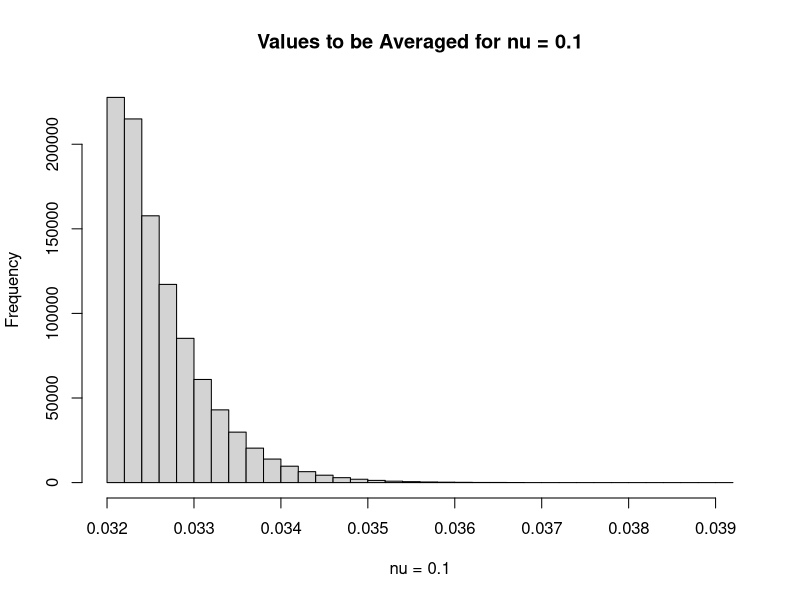
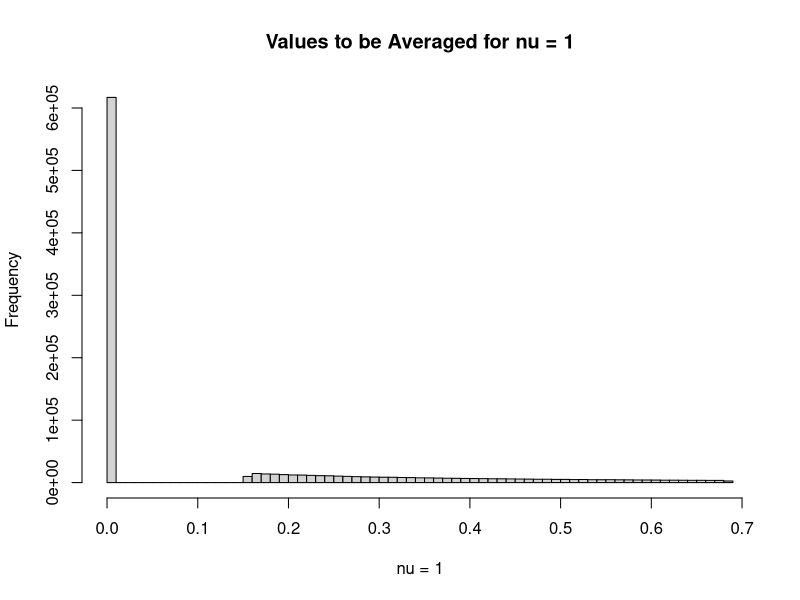
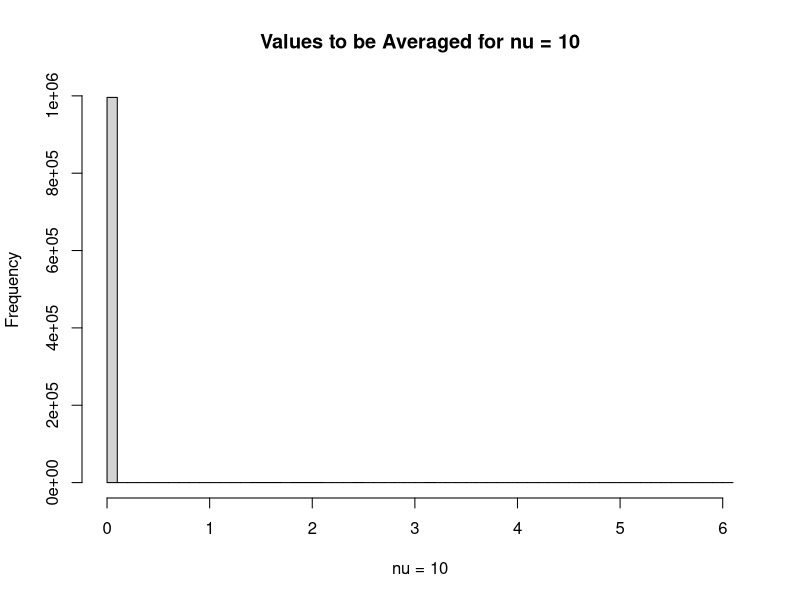
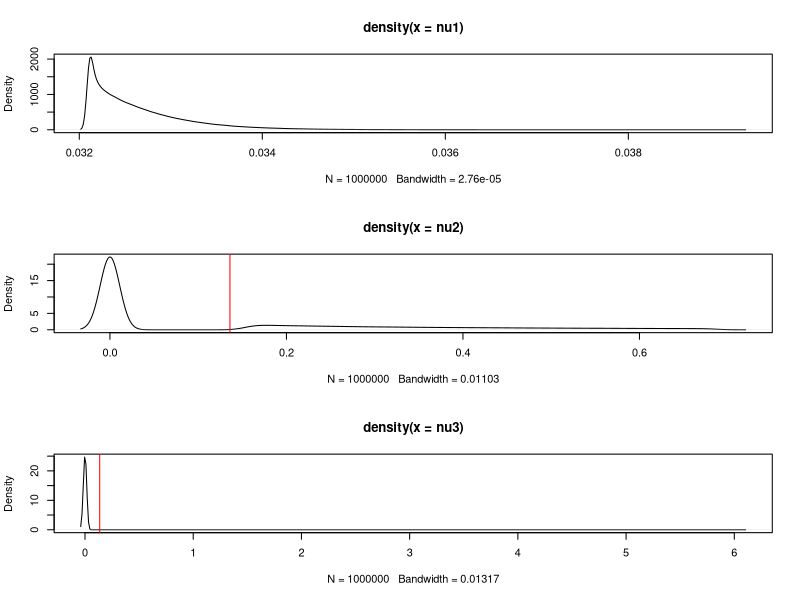

Write the R code that produced these figures, in order.
#######################
###### PROBLEM 2 ######

# STATUS: Need to test each g(x), but main procedure is clear
# ************************************************************
# Need to review how h(x), f(x), and g(x) go together

# If estimating mu = Int(h(x) * f(x) dx), we use
# mu = Int(h(x) * (f(x)/g(x)) * g(x) dx), where
# g is a PDF such that g(x) > 0 whenever f(x) > 0

# In general
# f(x) <-
# h(x) <- indicator function

# Either sample conditionally in the given int. range 
# OR change all samples out of the given int. range to be 0


# So we sample from g(x) and place the resulting samples in
# the expression h(x)*f(x)/g(x)

# For nu <- 0.1

# g(x) <- N(1.5, 0.1^2)


IS2 <- function(n, nu)
{
    g.x = rnorm(n, 1.5, nu^2) # Sample from g(x)
    # for(i in 1:n)
    # {
        # # If any values lie outside the integral range...
        # # Set as NA for future removal
        # if(g.x[i] > 2 | g.x[i] < 1)
        # {
            # g.x[i] = NA
        # }
    # }
    # g.x = g.x[!is.na(g.x)] # Removes values outside the int. range
    # This is h(x)*f(x)/g(x) - plug in values from g.x
    indicator <- (1 < g.x & g.x < 2)+0
    out = nu*exp(((g.x-1.5)^2)/(2*nu^2) - ((g.x^2)/2))*indicator
    out
}

nu1 = IS2(1e6, 0.1)
nu2 = IS2(1e6, 1)
nu3 = IS2(1e6, 10)

# Should be close when nu = 1, and not when the others. With small nu
# and nu3 doesn't work because the effective sample size is small,
# the nu1 does not explore the whole sample space. 

mean(nu1)
mean(nu2)
mean(nu3)

hist(nu1, main = "Values to be Averaged for nu = 0.1", xlab = "nu = 0.1", breaks = 50)
hist(nu2, main = "Values to be Averaged for nu = 1", xlab = "nu = 1", breaks = 50)
hist(nu3, main = "Values to be Averaged for nu = 10", xlab = "nu = 10", breaks = 50)


# We don't actually need to show these, they are not helpful. 
par(mfrow = c(3, 1))
plot(density(nu1))
abline(v = 0.136, col = "red")
plot(density(nu2))
abline(v = 0.136, col = "red")
plot(density(nu3))
abline(v = 0.136, col = "red")

# Our goal should be ~ 0.136, but we're not seeing that yet...




